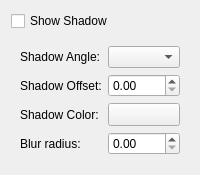
<?xml version="1.0" encoding="UTF-8"?>
<ui version="4.0">
 <class>KoShadowConfigWidget</class>
 <widget class="QWidget" name="KoShadowConfigWidget">
  <property name="geometry">
   <rect>
    <x>0</x>
    <y>0</y>
    <width>196</width>
    <height>148</height>
   </rect>
  </property>
  <layout class="QGridLayout" name="gridLayout_2">
   <item row="0" column="0">
    <widget class="QCheckBox" name="shadowVisible">
     <property name="text">
      <string>Show Shadow</string>
     </property>
    </widget>
   </item>
   <item row="1" column="0">
    <widget class="QWidget" name="shadowOptions" native="true">
     <layout class="QGridLayout" name="gridLayout">
      <item row="0" column="0">
       <widget class="QLabel" name="label">
        <property name="text">
         <string>Shadow Angle:</string>
        </property>
       </widget>
      </item>
      <item row="0" column="1" colspan="2">
       <widget class="KoSliderCombo" name="shadowAngle"/>
      </item>
      <item row="1" column="0">
       <widget class="QLabel" name="label_2">
        <property name="text">
         <string>Shadow Offset:</string>
        </property>
       </widget>
      </item>
      <item row="1" column="1" colspan="2">
       <widget class="KoUnitDoubleSpinBox" name="shadowOffset"/>
      </item>
      <item row="2" column="0">
       <widget class="QLabel" name="label_3">
        <property name="text">
         <string>Shadow Color:</string>
        </property>
       </widget>
      </item>
      <item row="2" column="1" colspan="2">
       <widget class="QToolButton" name="shadowColor">
        <property name="sizePolicy">
         <sizepolicy hsizetype="MinimumExpanding" vsizetype="Fixed">
          <horstretch>0</horstretch>
          <verstretch>0</verstretch>
         </sizepolicy>
        </property>
       </widget>
      </item>
      <item row="3" column="0">
       <widget class="QLabel" name="label_4">
        <property name="text">
         <string>Blur radius:</string>
        </property>
       </widget>
      </item>
      <item row="3" column="1" colspan="2">
       <widget class="KoUnitDoubleSpinBox" name="shadowBlur"/>
      </item>
     </layout>
    </widget>
   </item>
   <item row="2" column="0">
    <spacer name="verticalSpacer">
     <property name="orientation">
      <enum>Qt::Vertical</enum>
     </property>
     <property name="sizeHint" stdset="0">
      <size>
       <width>20</width>
       <height>40</height>
      </size>
     </property>
    </spacer>
   </item>
  </layout>
 </widget>
 <customwidgets>
  <customwidget>
   <class>KoSliderCombo</class>
   <extends>QComboBox</extends>
   <header location="global">KoSliderCombo.h</header>
  </customwidget>
  <customwidget>
   <class>KoUnitDoubleSpinBox</class>
   <extends>QDoubleSpinBox</extends>
   <header location="global">KoUnitDoubleSpinBox.h</header>
  </customwidget>
 </customwidgets>
 <resources/>
 <connections/>
</ui>
